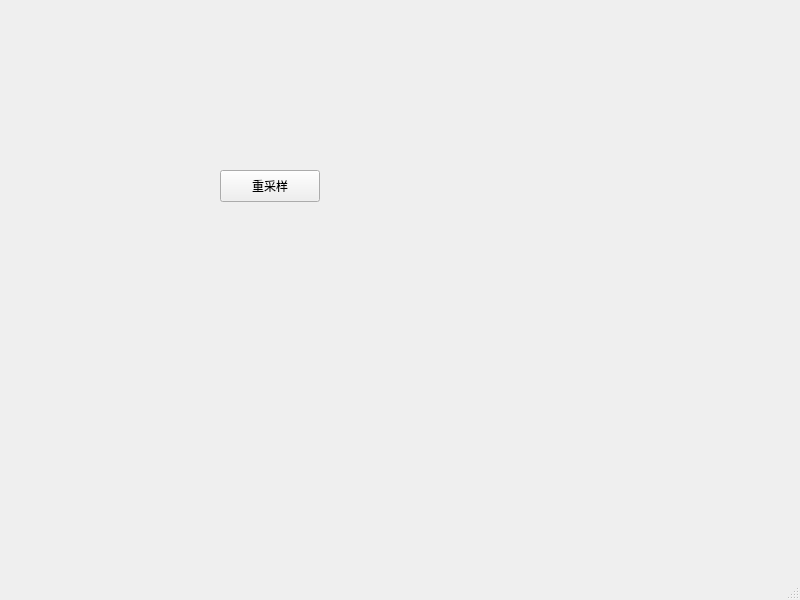
<?xml version="1.0" encoding="UTF-8"?>
<ui version="4.0">
 <class>MainWindow</class>
 <widget class="QMainWindow" name="MainWindow">
  <property name="geometry">
   <rect>
    <x>0</x>
    <y>0</y>
    <width>800</width>
    <height>600</height>
   </rect>
  </property>
  <property name="windowTitle">
   <string>MainWindow</string>
  </property>
  <widget class="QWidget" name="centralwidget">
   <widget class="QPushButton" name="resampleButton">
    <property name="geometry">
     <rect>
      <x>220</x>
      <y>170</y>
      <width>100</width>
      <height>32</height>
     </rect>
    </property>
    <property name="text">
     <string>重采样</string>
    </property>
   </widget>
  </widget>
  <widget class="QMenuBar" name="menubar">
   <property name="geometry">
    <rect>
     <x>0</x>
     <y>0</y>
     <width>800</width>
     <height>24</height>
    </rect>
   </property>
  </widget>
  <widget class="QStatusBar" name="statusbar"/>
 </widget>
 <resources/>
 <connections/>
</ui>
